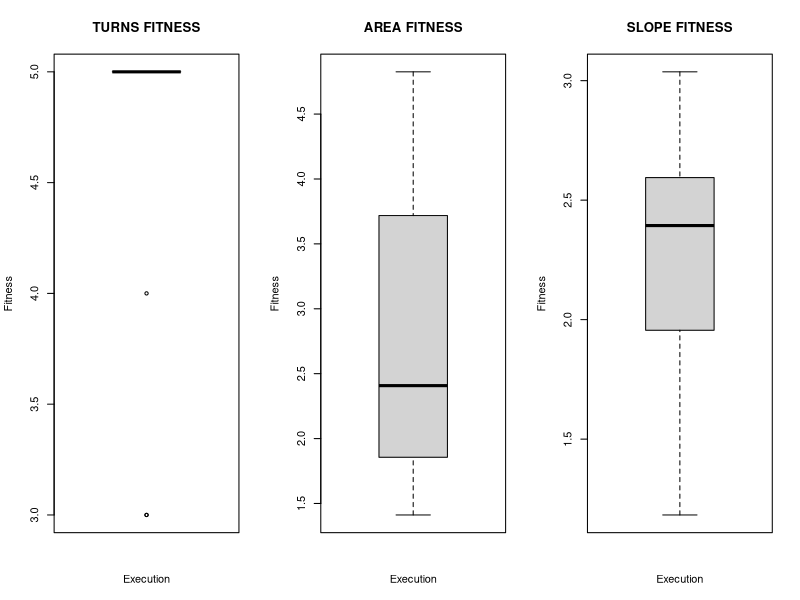
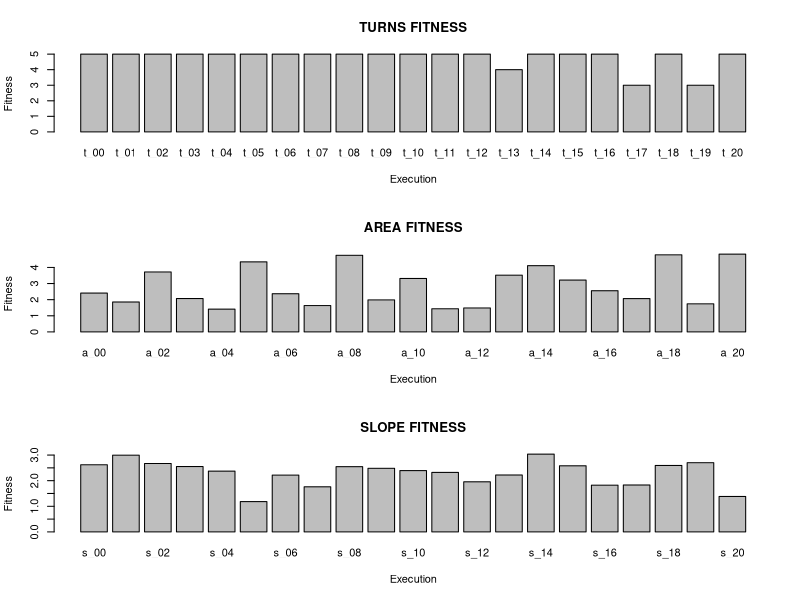
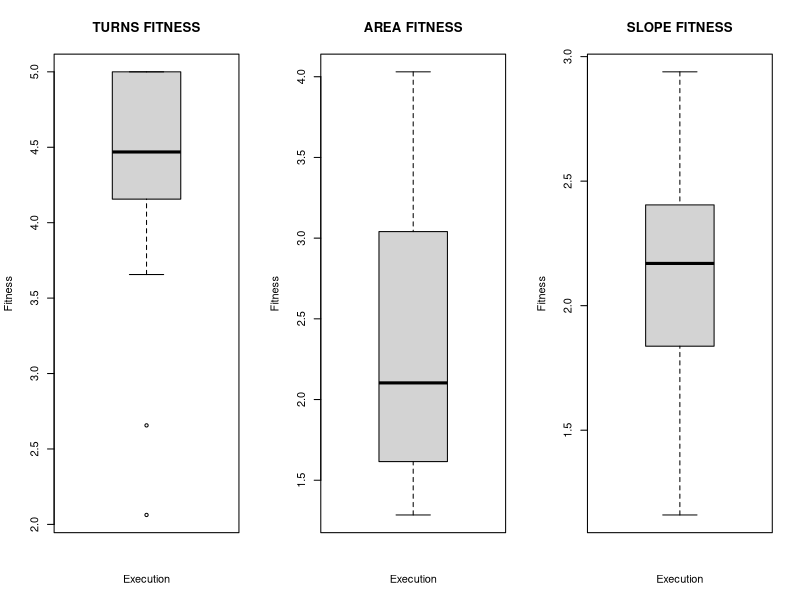
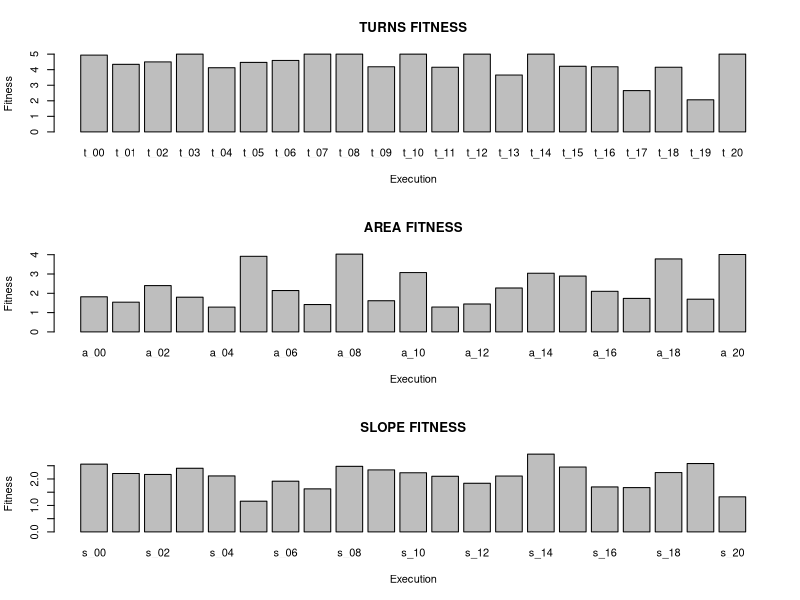

Recreate these plots in R, in order.
#Cargamos librerías
library(xtable) #Librería para la exportación de tablas a latex. ¡Mola!

#Cargamos los datos de las ejecuciones
t_ex = read.csv("datos/ex_turns.csv")
a_ex = read.csv("datos/ex_area.csv")
s_ex = read.csv("datos/ex_slope.csv")

#Cargamos los resúmenes de los fitness de cada ejecución
t_fitness = t_ex[t_ex[,"IT"]==49,c("EX","BEST_F")]
a_fitness = a_ex[a_ex[,"IT"]==49,c("EX","BEST_F")]
s_fitness = s_ex[s_ex[,"IT"]==49,c("EX","BEST_F")]

#Pintamos los distintos fitness alcanzados en cada ejecución
pdf('bloxplot_fitness_best_generation_each_execution.pdf')
par(mfrow=c(1,3))
boxplot(t_ex[t_ex[,2]==49,"BEST_F"], main="TURNS FITNESS", xlab="Execution", ylab="Fitness")
boxplot(a_ex[a_ex[,2]==49,"BEST_F"], main="AREA FITNESS", xlab="Execution", ylab="Fitness")
boxplot(s_ex[s_ex[,2]==49,"BEST_F"], main="SLOPE FITNESS", xlab="Execution", ylab="Fitness")
#title("\nBest Fitness by ",outer=TRUE)
dev.off()

pdf('plot_fitness_best_generation_each_execution.pdf')
par(mfrow=c(3,1))
barplot(t_ex[t_ex[,2]==49,"BEST_F"], main="TURNS FITNESS", xlab="Execution", ylab="Fitness",names.arg=t_ex[t_ex[,2]==49,"EX"])
barplot(a_ex[a_ex[,2]==49,"BEST_F"], main="AREA FITNESS", xlab="Execution", ylab="Fitness",names.arg=a_ex[a_ex[,2]==49,"EX"])
barplot(s_ex[s_ex[,2]==49,"BEST_F"], main="SLOPE FITNESS", xlab="Execution", ylab="Fitness",names.arg=s_ex[s_ex[,2]==49,"EX"])
dev.off()


pdf('bloxplot_fitness_average_generation_each_execution.pdf')
par(mfrow=c(1,3))
boxplot(t_ex[t_ex[,2]==49,"AVERAGE_F"], main="TURNS FITNESS", xlab="Execution", ylab="Fitness")
boxplot(a_ex[a_ex[,2]==49,"AVERAGE_F"], main="AREA FITNESS", xlab="Execution", ylab="Fitness")
boxplot(s_ex[s_ex[,2]==49,"AVERAGE_F"], main="SLOPE FITNESS", xlab="Execution", ylab="Fitness")
#title("\nBest Fitness by ",outer=TRUE)
dev.off()

pdf('plot_fitness_best_generation_each_execution.pdf')
par(mfrow=c(3,1))
barplot(t_ex[t_ex[,2]==49,"AVERAGE_F"], main="TURNS FITNESS", xlab="Execution", ylab="Fitness",names.arg=t_ex[t_ex[,2]==49,"EX"])
barplot(a_ex[a_ex[,2]==49,"AVERAGE_F"], main="AREA FITNESS", xlab="Execution", ylab="Fitness",names.arg=a_ex[a_ex[,2]==49,"EX"])
barplot(s_ex[s_ex[,2]==49,"AVERAGE_F"], main="SLOPE FITNESS", xlab="Execution", ylab="Fitness",names.arg=s_ex[s_ex[,2]==49,"EX"])
dev.off()
